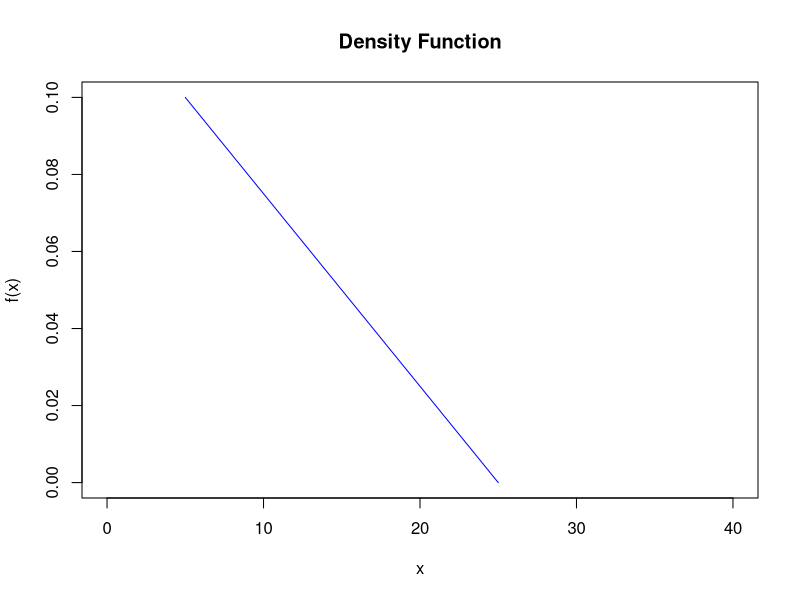

Write R code to recreate this figure.
## ---- chunk 1
knitr::opts_chunk$set(echo = TRUE)
## ---- chunk 2
  k=1/integrate(function(x) 25-x,5,25)$value
  k

## ---- chunk 3
density <- function(x){k*(25-x)}
x <- seq(5,25)
y <- density(x)
plot(x,y,
    main="Density Function",
    ylab="f(x)",
    type="l",
    col="blue",
    xlim=c(0,40))
## ---- chunk 4
probability <- integrate(function(x) density(x),20,25)$value
probability
## ---- chunk 5
  expectation <- integrate( function(x) x*density(x), 5,25)$value
  expectation
## ---- chunk 6
  expectation_x2 <- integrate( function(x) x^2*density(x), 5,25)$value
  expectation_x2
## ---- chunk 7
  variance <- expectation_x2 - expectation^2
  variance
## ---- chunk 8
## Distribution function
distribution <- function(q) integrate(function(x) density(x), 5, q)$value

## Inverse cumulative distribution function
quantile <- function(p) uniroot(function(x) distribution(x) - p, c(5, 25))

quantile(0.75)
quantile(0.25)
## ---- chunk 9
quantile(0.5)
